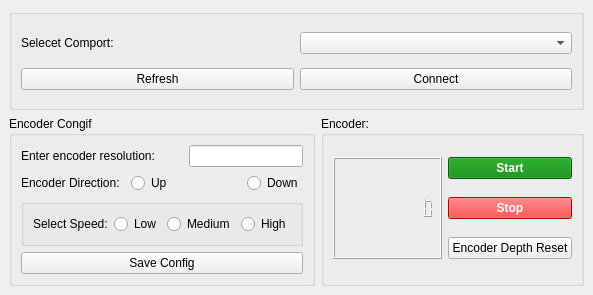
<?xml version="1.0" encoding="UTF-8"?>
<ui version="4.0">
 <class>MainWindow</class>
 <widget class="QMainWindow" name="MainWindow">
  <property name="geometry">
   <rect>
    <x>0</x>
    <y>0</y>
    <width>586</width>
    <height>295</height>
   </rect>
  </property>
  <property name="windowTitle">
   <string>Encoder Simulator GUI</string>
  </property>
  <widget class="QWidget" name="centralwidget">
   <property name="enabled">
    <bool>true</bool>
   </property>
   <layout class="QGridLayout" name="gridLayout_3">
    <item row="1" column="1">
     <widget class="QGroupBox" name="groupBox_5">
      <property name="title">
       <string>Encoder:</string>
      </property>
      <layout class="QGridLayout" name="gridLayout_5">
       <item row="2" column="2">
        <widget class="QPushButton" name="btnReset">
         <property name="text">
          <string>Encoder Depth Reset</string>
         </property>
        </widget>
       </item>
       <item row="0" column="0" rowspan="3" colspan="2">
        <widget class="QLCDNumber" name="lcdNumber">
         <property name="digitCount">
          <number>10</number>
         </property>
        </widget>
       </item>
       <item row="0" column="2">
        <widget class="QPushButton" name="btnStart">
         <property name="styleSheet">
          <string notr="true">background-color: green;
color: white;
font-weight: bold;</string>
         </property>
         <property name="text">
          <string>Start</string>
         </property>
        </widget>
       </item>
       <item row="1" column="2">
        <widget class="QPushButton" name="btnStop">
         <property name="styleSheet">
          <string notr="true">background-color: red;
color: white;
font-weight: bold;</string>
         </property>
         <property name="text">
          <string>Stop</string>
         </property>
        </widget>
       </item>
      </layout>
     </widget>
    </item>
    <item row="0" column="0" colspan="2">
     <widget class="QGroupBox" name="groupBox">
      <property name="title">
       <string/>
      </property>
      <layout class="QGridLayout" name="gridLayout" rowstretch="0,0" columnstretch="0,0">
       <item row="0" column="1">
        <widget class="QComboBox" name="cmbComport"/>
       </item>
       <item row="1" column="0">
        <widget class="QPushButton" name="btnRefresh">
         <property name="text">
          <string>Refresh</string>
         </property>
        </widget>
       </item>
       <item row="1" column="1">
        <widget class="QPushButton" name="btnConnect">
         <property name="text">
          <string>Connect</string>
         </property>
        </widget>
       </item>
       <item row="0" column="0">
        <widget class="QLabel" name="label">
         <property name="text">
          <string>Selecet Comport:</string>
         </property>
        </widget>
       </item>
      </layout>
     </widget>
    </item>
    <item row="1" column="0">
     <widget class="QGroupBox" name="groupBox_2">
      <property name="title">
       <string>Encoder Congif</string>
      </property>
      <layout class="QGridLayout" name="gridLayout_2">
       <item row="0" column="0" colspan="3">
        <widget class="QLabel" name="label_2">
         <property name="text">
          <string>Enter encoder resolution:</string>
         </property>
        </widget>
       </item>
       <item row="1" column="0" colspan="2">
        <widget class="QLabel" name="label_5">
         <property name="text">
          <string>Encoder Direction:</string>
         </property>
        </widget>
       </item>
       <item row="1" column="2" colspan="2">
        <widget class="QRadioButton" name="radioBtnUp">
         <property name="text">
          <string>Up</string>
         </property>
        </widget>
       </item>
       <item row="1" column="4">
        <widget class="QRadioButton" name="radioBtnDown">
         <property name="text">
          <string>Down</string>
         </property>
        </widget>
       </item>
       <item row="3" column="0" colspan="5">
        <widget class="QPushButton" name="btnSaveConfig">
         <property name="text">
          <string>Save Config</string>
         </property>
        </widget>
       </item>
       <item row="0" column="3" colspan="2">
        <widget class="QLineEdit" name="leResolution"/>
       </item>
       <item row="2" column="0" colspan="5">
        <widget class="QGroupBox" name="groupBox_3">
         <property name="title">
          <string/>
         </property>
         <layout class="QGridLayout" name="gridLayout_4">
          <item row="0" column="0">
           <widget class="QLabel" name="label_3">
            <property name="text">
             <string>Select Speed:</string>
            </property>
           </widget>
          </item>
          <item row="0" column="1">
           <widget class="QRadioButton" name="radioBtnLow">
            <property name="text">
             <string>Low</string>
            </property>
           </widget>
          </item>
          <item row="0" column="2">
           <widget class="QRadioButton" name="radioBtnMedium">
            <property name="text">
             <string>Medium</string>
            </property>
           </widget>
          </item>
          <item row="0" column="3">
           <widget class="QRadioButton" name="radioBtnHigh">
            <property name="text">
             <string>High</string>
            </property>
           </widget>
          </item>
         </layout>
        </widget>
       </item>
      </layout>
     </widget>
    </item>
   </layout>
  </widget>
 </widget>
 <resources/>
 <connections/>
</ui>
